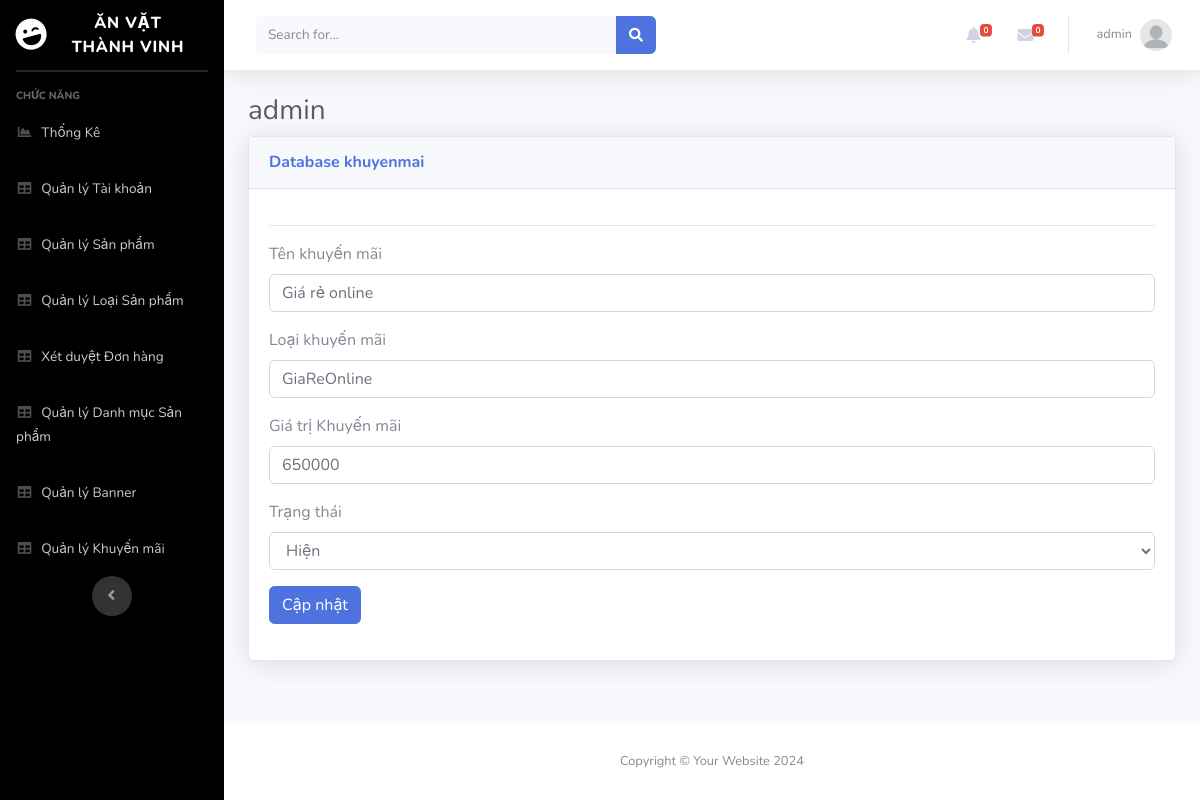
The app's page /Admin/index.php?mod=khuyenmai&act=edit&id=3 (signed in) with its own data.
### tables this page shows
CREATE TABLE `khuyenmai` (
  `MaKM` int(11) NOT NULL,
  `TenKM` varchar(100) NOT NULL,
  `LoaiKM` varchar(20) NOT NULL,
  `GiaTriKM` float(11,0) NOT NULL,
  `NgayBD` datetime NOT NULL,
  `TrangThai` int(11) NOT NULL
);

### Admin/MVC/controllers/KhuyenmaiController.php (called while the page is built, shortened)
<?php
class KhuyenmaiController
{
	var $khuyenmai_model;
	function __construct()
	{
		$this->khuyenmai_model = new khuyenmai();
	}
	public function edit()
	{
		$id = isset($_GET['id']) ? $_GET['id'] : 5;
		$data = $this->khuyenmai_model ->find($id);
		require_once("MVC/Views/Admin/index.php");
	}
}

### Admin/MVC/Models/connection.php (called while the page is built, shortened)
<?php
    class Connection{
        function __construct()
        {
            $severname ="localhost";
            $username ="root";
            $password ="";
            $db_name ="bandoan";
            $this->conn = new mysqli($severname,$username,$password,$db_name);
        }
    }
?>

### Admin/MVC/Models/model.php (called while the page is built, shortened)
<?php
require_once("connection.php");
class Model
{
    var $conn;
    var $table;
    var $contens;
    function __construct()
    {
        $conn_obj = new Connection();
        $this->conn = $conn_obj->conn;
    }
    function find($id)
    {
        $query = "select * from $this->table where $this->contens =$id";
        return $this->conn->query($query)->fetch_assoc();
    }
}

### Admin/MVC/Views/khuyenmai/edit.php (the view, shortened to what this page needs)
<hr>
<table class="table table-bordered" id="dataTable" width="100%" cellspacing="0">
    <form action="?mod=khuyenmai&act=update" method="POST" role="form" enctype="multipart/form-data">
        <div class="form-group">
            <label for="">Tên khuyến mãi</label>
            <input type="text" class="form-control" id="" placeholder="" name="TenKM" value="<?= $data['TenKM'] ?>">
        </div>
        <div class="form-group">
            <label for="">Loại khuyến mãi</label>
            <input type="text" class="form-control" id="" placeholder="" name="LoaiKM" value="<?= $data['LoaiKM'] ?>">
        </div>
        <div class="form-group">
            <label for="">Giá trị Khuyến mãi</label>
            <input type="text" class="form-control" id="" placeholder="" name="GiaTriKM" value="<?= $data['GiaTriKM'] ?>">
        </div>
        <div class="form-group">
               <label for="">Trạng thái</label>
               <select id="" name="TrangThai" class="form-control">
                    <option <?= ($data['TrangThai'] == '1')?'selected':''?> value="1"> Hiện</option>
               </select>
           </div>
        <button type="submit" class="btn btn-primary">Cập nhật</button>
    </form>
</table>

### records on screen
khuyenmai: TenKM "Giá rẻ online", LoaiKM "GiaReOnline", GiaTriKM "650000", TrangThai "Hiện"

### other values on screen
$_SESSION['login']['TaiKhoan'] "admin"
$mod "khuyenmai"
